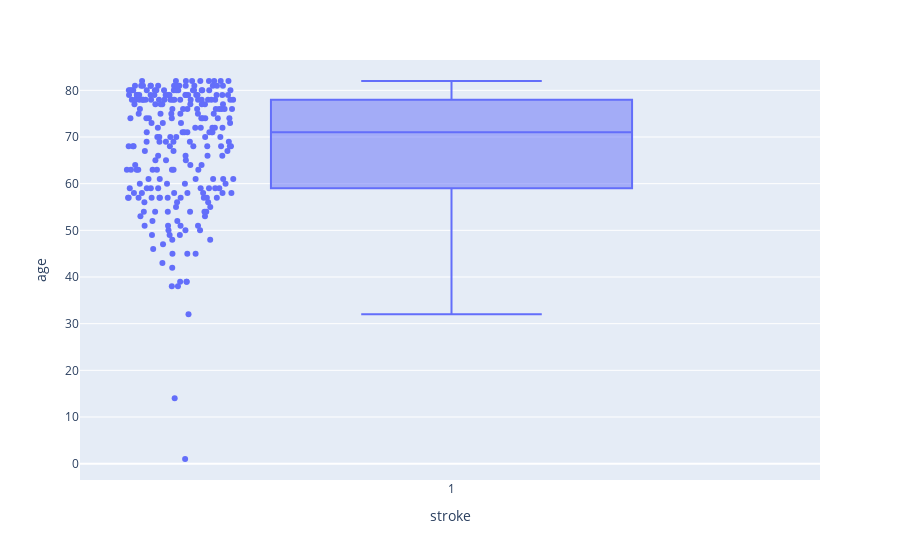

This figure's notebook cell:
### Markdown cell above
## Idade

### Code cell
fig = px.box(data_AVC, x="stroke", y="age", points="all")
fig.show()

#essa linha representa a mediana
#mudar esse boxplot

### Figure 1 — Plotly figure (JSON) as saved in the notebook; plotly's stock layout.template omitted (floating-point values rounded to 4 significant figures; data arrays with more than 128 entries replaced by an {"elided": "..."} marker saying what was removed)
{"data": [{"alignmentgroup": "True", "boxpoints": "all", "hovertemplate": "stroke=%{x}<br>age=%{y}<extra></extra>", "legendgroup": "", "marker": {"color": "#636efa"}, "name": "", "notched": false, "offsetgroup": "", "orientation": "v", "showlegend": false, "type": "box", "x": {"elided": "249 int values"}, "x0": " ", "xaxis": "x", "y": {"elided": "249 int values"}, "y0": " ", "yaxis": "y"}], "layout": {"boxmode": "group", "legend": {"tracegroupgap": 0}, "margin": {"t": 60}, "xaxis": {"anchor": "y", "domain": [0, 1], "title": {"text": "stroke"}}, "yaxis": {"anchor": "x", "domain": [0, 1], "title": {"text": "age"}}}}
